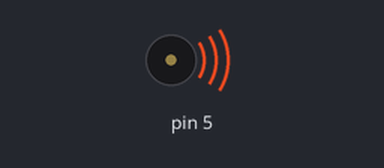
A sketch run on a simulated Arduino Uno, built with avr-gcc and run on an emulated ATmega328P. On the bench: buzzer (waves = sounding).

Above: at 0.2 s.
Timing chart, 0 to 3.0 s (numbered marks = the images above):
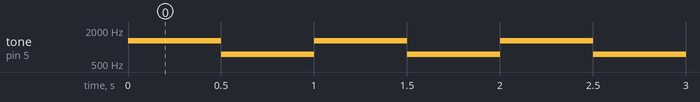

Measured:
- by itself, tone on pin 5: alternates 1300 Hz for 0.50 s and 750 Hz for 0.50 s

The sketch:

sirene1.ino
```cpp
void setup() {
pinMode(5, OUTPUT);
}

void loop() {
tone(5, 1300);
delay(500);
tone(5, 750);
delay(500);
}
```
